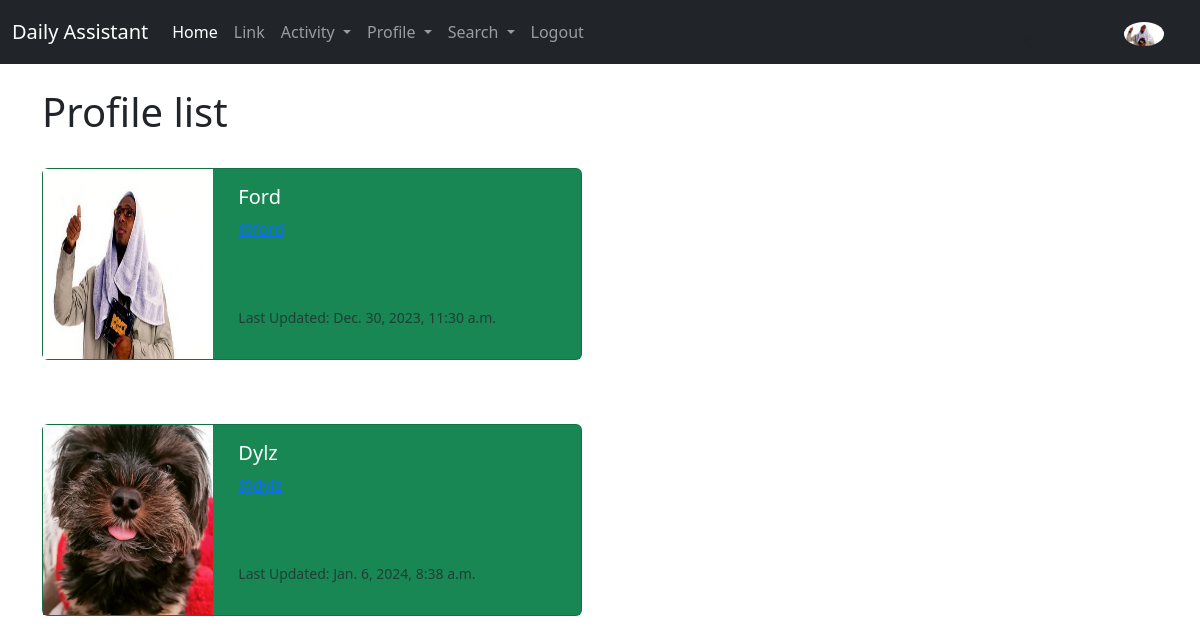
/profile/followers/16 (signed in), run on the app's committed database.
### socialapp/models.py (models this page shows, shortened)
class Profile(models.Model):
    user = models.OneToOneField(User, on_delete=models.CASCADE)
    follows = models.ManyToManyField("self",
        related_name="followed_by",
        symmetrical=False,
        blank=True)
    date_modified = models.DateTimeField(User, auto_now= True)
    profile_image = models.ImageField(null=True, blank=True, upload_to="images/")
    profile_bio = models.CharField(null=True, blank=True, max_length=500)
    website_link = models.CharField(null=True, blank=True, max_length=100)
    facebook_link = models.CharField(null=True, blank=True, max_length=100)
    instagram_link = models.CharField(null=True, blank=True, max_length=100)
    linkedin_link = models.CharField(null=True, blank=True, max_length=100)
    github_link = models.CharField(null=True, blank=True, max_length=100)

### socialapp/views.py (the view)
# urls.py: path('profile/followers/<int:pk>', views.followers, name='followers'),
def followers (request, pk):
    if request.user.is_authenticated:
        if request.user.id == pk:
            profiles = Profile.objects.get(user_id = pk)
            return render(request, 'followers.html', {"profiles":profiles})
        else:
            messages.warning(request, ("You cannot view others profile pages"))
            return redirect('home')
    else:
        messages.warning(request, ("Sorry but you must be logged in to view this page"))
        return redirect('home')

### socialapp/templates/followers.html
{% extends 'base.html' %}
{% load static %}
{% block content %}
    <h1>Profile list</h1>
<br/>
{% if profiles %}
    {% for profile in profiles.followed_by.all %}
    <div class="card text-bg-success mb-3" style="max-width: 540px;">
        <div class="row g-0">
          <div class="col-md-4">
            {% if profile.profile_image %}
            <img src="{{ profile.profile_image.url}}" width=170 height=190 class="w3-round" alt="{{profile.user.username}}">
            {% else %}
            <img src="{% static 'images/default_none.jpg' %}" class="img-fluid rounded-start" alt="Profile Image">
            {% endif %}
          </div>
          <div class="col-md-8">
            <div class="card-body">
              <h5 class="card-title">{{ profile.user.username }}</h5>
              <p class="card-text"><a href="{% url 'profile' profile.user.id %}"> @{{profile.user.username|lower }}</a></p>
              <br/><br/>
              <p class="card-text"><small class="text-body-secondary">Last Updated: {{profile.date_modified }}
              </small></p>
            </div>
          </div>
        </div>
      </div>
      <br/><br/>
    {% endfor %}
{% endif %}
{% endblock %}

### socialapp/templates/navbar.html (shortened to what this page needs)
{% load static %}
<nav class="navbar navbar-expand-lg bg-dark navbar-dark">
    <div class="container-fluid">
      <a class="navbar-brand" href="{% url 'home' %}">Daily Assistant</a>
      <div class="collapse navbar-collapse" id="navbarSupportedContent">
        <ul class="navbar-nav me-auto mb-2 mb-lg-0">
          {% if user.is_authenticated %}
          <li class="nav-item">
            <a class="nav-link active" aria-current="page" href="{% url 'home' %}">Home</a>
          </li>
          <li class="nav-item">
            <a class="nav-link" href="#">Link</a>
          </li>
          <li class="nav-item dropdown">
            <a class="nav-link dropdown-toggle" href="#" role="button" data-bs-toggle="dropdown" aria-expanded="false">Activity
            </a>
          </li>
          <li class="nav-item dropdown">
            <a class="nav-link dropdown-toggle" href="#" role="button" data-bs-toggle="dropdown" aria-expanded="false">Profile
            </a>
          <li class="nav-item dropdown">
            <a class="nav-link dropdown-toggle" href="#" role="button" data-bs-toggle="dropdown" aria-expanded="false">
              Search
            </a>
          </li>
          <li class="nav-item">
            <a class="nav-link"
            href="{% url 'logout' %}">Logout</a>
          </li>
        </ul>
          {% else %}
            <li class="nav-item">
              <a class="nav-link"
              href="{% url 'login' %}">Login</a>
              </li>
          {% endif %}
          <li class="nav-item">
            <a class="nav-link"
            href="{% url 'login' %}">Search</a>
            </li>
          <li class="nav-item">
            <a class="nav-link"
            href="{% url 'login' %}">Login</a>
            </li>
          {% if user.is_authenticated %}
          <ul class="navbar-nav ml-auto">
            <li class="nav-link navbar-brand">
              <a href="{% url 'profile' request.user.id %}">
              {% if user.profile.profile_image %}
              <img src="{{ user.profile.profile_image.url }}" class="rounded-circle" width=40>
              {% else %}
                  <img src="{% static 'images/default_none.jpg' %}" class="rounded-circle" alt="Profile Image"     width=40>
              {% endif %}
              </a>
            </li>
          </ul>
          {% endif %}
      </div>
    </div>
  </nav>

### data on the page
Profile: profile_image (picture), user.username "Ford", date_modified "Dec. 30, 2023, 11:30 a.m."
Profile: profile_image (picture), user.username "Dylz", date_modified "Jan. 6, 2024, 8:38 a.m."
